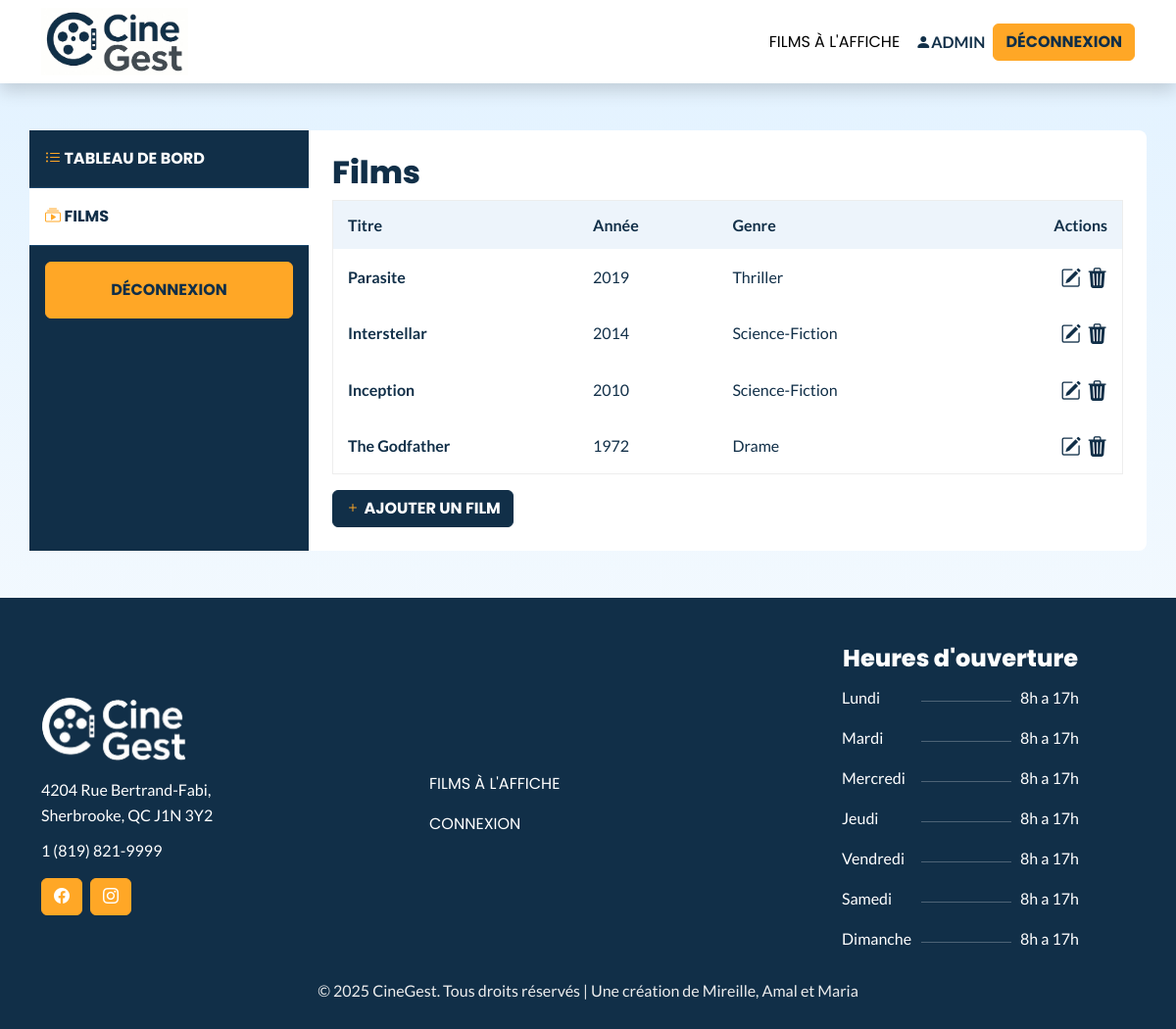
The page /public/index.php?action=liste_films (signed in) on the database its author committed.
### tables this page shows
CREATE TABLE IF NOT EXISTS films (
    id INT AUTO_INCREMENT PRIMARY KEY,
    titre VARCHAR(100) NOT NULL,
    realisateur VARCHAR(100),
    genre_id INT NOT NULL,
    annee_sortie INT,
    description TEXT
);

CREATE TABLE genres (
  id INT AUTO_INCREMENT PRIMARY KEY,
  nom varchar(50) NOT NULL
);

### app/models/Film.php (called while the page is built, shortened)
<?php
class Film {
    private $db;
    public function __construct($db) {
        $this->db = $db;
    }
    public function getAllFilms() {
        $stmt = $this->db->query("SELECT f.*, g.nom AS genre_nom
                FROM films f
                INNER JOIN genres g ON f.genre_id = g.id
                ORDER BY f.annee_sortie DESC");
        return $stmt->fetchAll(PDO::FETCH_ASSOC);
    }
}
?>

### app/views/liste_films.php (the view)
<?php require __DIR__ . '/layouts/header.php'; ?>
<div class="container py-5" data-bs-theme="light">
    <div class="row bg-white" style="border-radius:0.5em">
        <div class="col-lg-3 p-0 bg-secondary admin-dash-menu">
            <?php require __DIR__ . '/layouts/dashboard-menu.php'; ?>
        </div>
        <div class="col-lg-9 p-4 admin-dash">
            <h1 class="h2 mt-0">Films</h1>
            <table border="1" class="mb-3">
                <tr>
                    <th>Titre</th>
                    <th>Année</th>
                    <th>Genre</th>
                    <th class="text-end" style="max-width:100px;">Actions</th>
                </tr>
                <?php foreach ($films as $film) : ?>
                    <tr>
                        <td><span class="fw-bold"><?= htmlspecialchars($film['titre']) ?></span></td>
                         <td><?= htmlspecialchars($film['annee_sortie']) ?></td>
                         <td><?= htmlspecialchars($film['genre_nom']) ?></td>
                        <td class="text-end">
                            <a href="?action=edit_film&id=<?= $film['id'] ?>"><i class="bi bi-pencil-square" style="font-size: 1.3rem;"></i></a>
                            &nbsp;<a href="?action=delete_film&id=<?= $film['id'] ?>"
                            onclick="return confirm('Supprimer ?')"><i class="bi bi-trash3-fill" style="font-size: 1.3rem;"></i></a>
                        </td>
                    </tr>
                <?php endforeach; ?>
            </table>
                 <a href="index.php?action=add_film" class="btn btn-secondary"><i class="bi bi-plus text-primary"s></i> Ajouter un film</a>
        </div>
    </div>
</div>
<?php require __DIR__ . '/layouts/footer.php'; ?>

### public/index.php (shortened to what this page needs)
<?php
require_once('../config/db.php');
require_once('../app/controllers/FilmController.php');
$action = $_GET['action'] ?? 'accueil';
$controller = null;
switch ($action) {
    case 'liste_films':
    case 'add_film':
    case 'edit_film':
    case 'show_film':
    case 'delete_film':
    case 'dashboard':
        $controller = new FilmController($db);
        break;
}
if ($_SERVER['REQUEST_METHOD'] === 'POST' && $controller instanceof AuthController) {
    $controller->handlePost($_GET, $_POST);
} else {
    $controller->handle($_GET);
}
?>

### app/controllers/FilmController.php (shortened to what this page needs)
<?php
require_once '../app/models/Film.php';
class FilmController {
    private $filmModel;
    public function __construct($db) {
        $this->filmModel = new Film($db);
    }
    public function handle($get) {
        $action = $get['action'] ?? 'liste_films';
        switch ($action) {
            case 'liste_films':
                $this->liste_films();
                break;
        }
    }
    public function liste_films() {
        $films = $this->filmModel->getAllFilms();
        require '../app/views/liste_films.php';
    }
}
?>

### app/views/layouts/header.php (shortened to what this page needs)
<!DOCTYPE html>
<html lang="fr">
<head>
    <link href="https://cdn.jsdelivr.net/npm/bootstrap@5.3.8/dist/css/bootstrap.min.css" rel="stylesheet">
    <link rel="stylesheet" href="<?php echo BASE_URL; ?>css/style.css">
    <link rel="stylesheet" href="https://cdn.jsdelivr.net/npm/bootstrap-icons@1.13.1/font/bootstrap-icons.min.css">
</head>
<body>
    <header class="shadow mb-0 p-0" data-bs-theme="light">
<nav class="navbar navbar-expand-lg navbar-light">
  <div class="container">
      <a href="?action=accueil" class="d-flex align-items-center mb-md-0 me-md-auto link-body-emphasis text-decoration-none">
        <img src="<?php echo BASE_URL; ?>/images/logo.jpg" width="150"> </a>
        <div class="collapse navbar-collapse" id="navMenu">
        <ul class="navbar-nav ms-auto mb-2 mb-lg-0 align-items-center">
                    <li class="nav-item"><a href="?action=accueil" class="nav-link active" aria-current="page">Films à l'affiche</a></li>
                    <?php if (isset($_SESSION['user'])): ?>
                        <li class="nav-item"><a href="?action=dashboard" class="fw-bold text-uppercase p-2"><i class="bi bi-person-fill"></i><?= htmlspecialchars($_SESSION['user']['username']) ?></a></li>
                        <li class="nav-item"><a class="btn btn-primary w-100" href="index.php?action=logout">Déconnexion</a></li>
                    <?php else: ?>
                        <li class="nav-item"><a href="?action=login" type="button" class="btn btn-primary">Connexion</a></li>
                    <?php endif; ?>
                </ul>
        </div>
  </div>
</nav>
    </header>

### app/views/layouts/dashboard-menu.php
  <?php $action = $_GET['action'] ?? ''; ?>
<ul class="nav flex-column">
  <li class="nav-item text-white">
    <a class="nav-link  text-white py-3 <?= $action === 'dashboard' ? 'active' : '' ?>" aria-current="page" href="?action=dashboard"><i class="bi bi-list-ul"></i> Tableau de bord</a>
  </li>
  <li class="nav-item">
    <a class="nav-link  text-white py-3 <?= $action === 'liste_films' ? 'active' : '' ?>" href="?action=liste_films"><i class="bi bi-collection-play"></i> Films</a>
  </li>
</ul>
<div class="p-3">
  <a class="btn btn-primary py-3 w-100" href="index.php?action=logout">Déconnexion</a>
            </div>

### app/views/layouts/footer.php (shortened to what this page needs)
<footer class="p-3 pt-5 mt-0" data-bs-theme="dark">
    <div class="container">
        <div class="row justify-content-between align-items-center ">
            <div class="col-lg-4 text-center text-lg-start">
                <img src="<?php echo BASE_URL; ?>images/logo-white.png" width="150" class="mb-2">
                <p>4204 Rue Bertrand-Fabi,<br> Sherbrooke, QC J1N 3Y2</p>
                <a href="tel:+18198219999">1 (819) 821-9999</a>
                <div class="d-flex gap-2 mt-3 text-center justify-content-center justify-content-sm-start align-items-center">
                    <a href="#" class="btn btn-primary"><i class="bi bi-facebook"></i></a>
                    <a href="#" class="btn btn-primary"><i class="bi bi-instagram"></i></a>
                </div>
            </div>
            <div class="col-lg-4 text-center text-lg-start">
                <ul class="nav flex-column">
                    <li class="nav-item"><a href="?action=accueil" class="nav-link">Films à l'affiche</a></li>
                    <li class="nav-item"><a href="?action=login" class="nav-link">Connexion</a></li>
                </ul>
            </div>
            <div class="col-lg-4 text-center d-none d-lg-block">
                <p class="h4">Heures d'ouverture</p>
                <table style="max-width:250px;" class="table table-sm table-borderless m-auto">
                    <tbody>
                        <tr>
                            <td>Lundi</td>
                            <td style="width:100px;"><hr></td>
                            <td class="text-end">8h a 17h</td>
                        </tr>
                        <tr>
                            <td>Mardi</td>
                            <td style="width:100px;"><hr></td>
                            <td class="text-end">8h a 17h</td>
                        </tr>
                        <tr>
                            <td>Mercredi</td>
                            <td style="width:100px;"><hr></td>
                            <td class="text-end">8h a 17h</td>
                        </tr>
                        <tr>
                            <td>Jeudi</td>
                            <td style="width:100px;"><hr></td>
                            <td class="text-end">8h a 17h</td>
                        </tr>
                        <tr>
                            <td>Vendredi</td>
                            <td style="width:100px;"><hr></td>
                            <td class="text-end">8h a 17h</td>
                        </tr>
                        <tr>
                            <td>Samedi</td>
                            <td style="width:100px;"><hr></td>
                            <td class="text-end">8h a 17h</td>
                        </tr>
                        <tr>
                            <td>Dimanche</td>
                            <td style="width:100px;"><hr></td>
                            <td class="text-end">8h a 17h</td>
                        </tr>
                    </tbody>
                </table>
            </div>
        </div>
        <div class="text-center pt-3">
            <p class="copyright">&copy; <?php echo date('Y'); ?> CineGest. Tous droits réservés | Une création de Mireille, Amal et Maria</p></div>
        </div>
</footer>
</body>
</html>

### public/css/style.css (style rules this page uses)
:root { --primary-font: 'Lato', sans-serif; --secondary-font: 'Poppins', sans-serif; --bs-primary: #ffa726; --bs-secondary: #112f48; --gradiant-soft-blue:linear-gradient(180deg, rgba(137, 202, 255, 0.25) 0%, rgba(250, 250, 250, 0.25) 100%); }
[data-bs-theme=light] { --bs-primary: #ffa726; --bs-primary-rgb: 255, 167, 38; --bs-secondary: #112f48; --bs-secondary-rgb: 17, 47, 72; --bs-dark: #112F48; --bs-dark-rgb: 17, 47, 72; --bs-link-color: #112F48; --bs-link-color-rgb: 17, 47, 72; --bs-link-hover-color:#ffa726; --bs-link-hover-color-rgb: 255, 167, 38; --bs-nav-link-hover-color:255, 167, 38; --bs-nav-link-color: #112F48; --bs-btn-bg: #ffa726; --bs-heading-color:#112F48; }
[data-bs-theme=dark] { --bs-primary: #ffa726; --bs-secondary: #112F48; --bs-secondary-rgb:17, 47, 72; --bs-body-bg: #112F48; --bs-link-color: #ededed; --bs-link-color-rgb: 237, 237, 237; --bs-link-hover-color:#ffa726; --bs-nav-link-hover-color:#ffa726; --bs-nav-link-color:#ffffff; --bs-table-bg: #112F48; }
* { margin: 0; padding: 0; box-sizing: border-box; }
body { font-family: var(--primary-font); background: var(--gradiant-soft-blue); color: #112f48; line-height: 1.6; }
header { background-color: #ffffff; padding: 20px; margin-bottom: 30px; }
.nav-link { text-transform:uppercase; font-family:var(--secondary-font); }
.admin-dash-menu li { border-bottom:1px solid #19466C; }
.admin-dash-menu .nav-link { background-color:var(--bs-secondary); color:#ffffff; font-family:var(--secondary-font); font-weight:700; }
.admin-dash-menu .nav-link i { color:var(--bs-primary); }
.admin-dash-menu .nav-link.active,.admin-dash-menu .nav-link:hover { background-color:#ffffff; color: var(--bs-secondary) !important;; }
footer { margin-top: 50px; color: #ffffff; background:var(--bs-secondary); }
footer .copyright { color:#ededed; }
.h1, .h2, .h3, .h4, .h5, .h6, h1, h2, h3, h4, h5, h6 { font-weight:800; font-family:var(--secondary-font); }
p { margin-bottom: 10px; }
.btn-primary { background-color: var(--bs-primary); border-color: var(--bs-primary); color:var(--bs-secondary); text-transform:uppercase; font-weight:700; font-family:var(--secondary-font); }
.btn-secondary { background-color: var(--bs-secondary); border-color: var(--bs-secondary); color:#ffffff!important; text-transform:uppercase; font-weight:700; font-family:var(--secondary-font); }
a { cursor:pointer; }
[data-bs-theme=light] a { color: var(--bs-secondary); }
[data-bs-theme=dark] a { color: #ffffff; }
.admin-dash table { border-color:#ededed; width:100%; border-radius:0.5em; }
th, td { padding: 12px 15px; text-align: left; }
th { background-color: #EDF4FB; }
a { text-decoration: none; transition: color 0.3s; }

### rows shown on the page
films: titre "Parasite", annee_sortie "2019", genre.nom "Thriller"
films: titre "Interstellar", annee_sortie "2014", genre.nom "Science-Fiction"
films: titre "Inception", annee_sortie "2010", genre.nom "Science-Fiction"
films: titre "The Godfather", annee_sortie "1972", genre.nom "Drame"

### other values the page prints
$_SESSION['user']['username'] "ADMIN"
